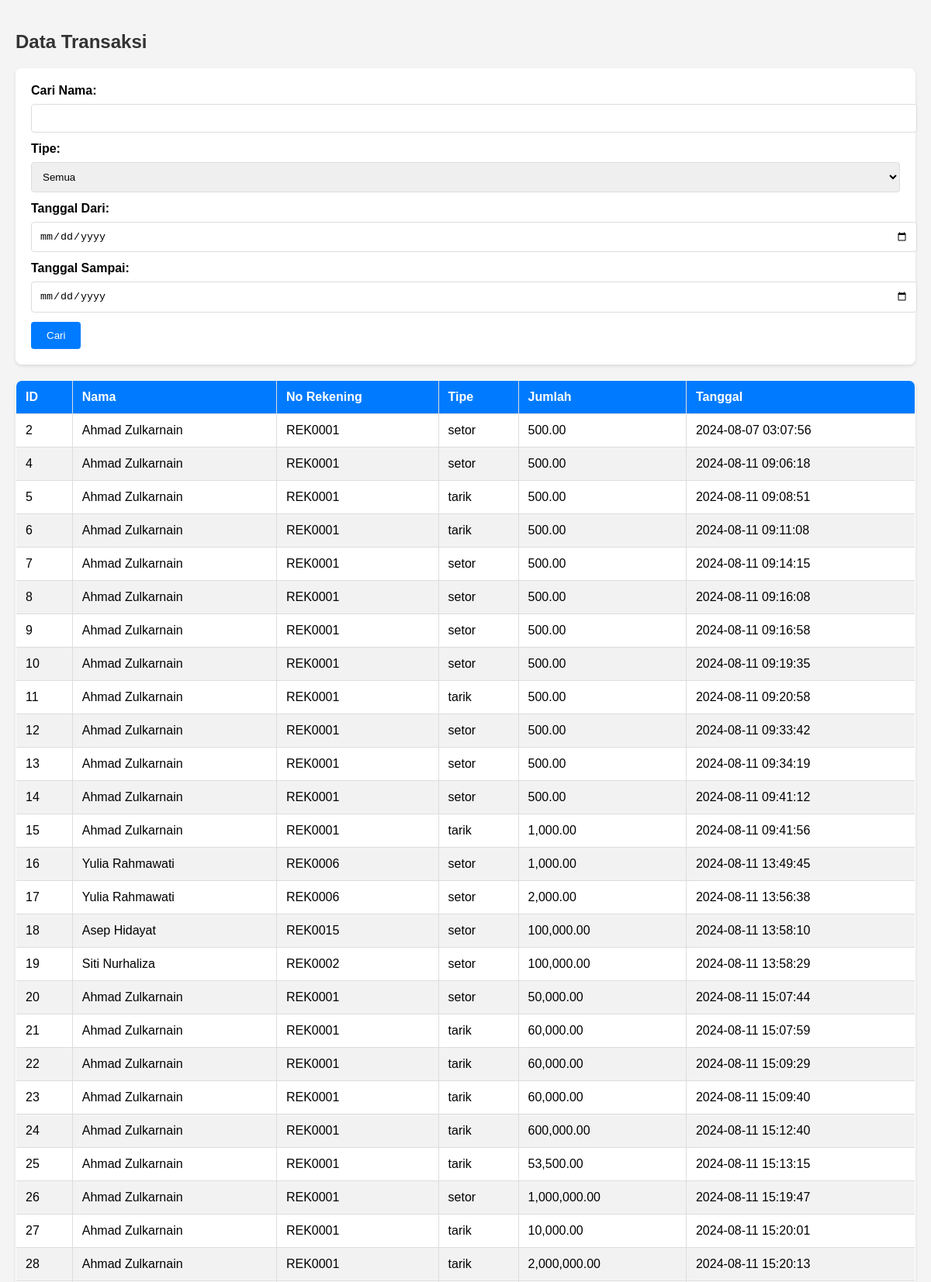
The app's page /Admin/Transaksi/index.php (upper part) with its own data.
### tables this page shows
CREATE TABLE `transaksi` (
  `id` int(11) NOT NULL,
  `nama` varchar(100) NOT NULL,
  `no_rekening` varchar(20) NOT NULL,
  `tipe` enum('setor','tarik') NOT NULL,
  `jumlah` decimal(10,2) NOT NULL,
  `tanggal` timestamp NOT NULL DEFAULT current_timestamp()
);

### Admin/Transaksi/index.php (the view, shortened to what this page needs)
<?php
$servername = "localhost";
$username = "root";
$password = "";
$dbname = "bank_mini";
$conn = new mysqli($servername, $username, $password, $dbname);
$search_name = isset($_GET['search_name']) ? $_GET['search_name'] : '';
$filter_date_from = isset($_GET['filter_date_from']) ? $_GET['filter_date_from'] : '';
$filter_date_to = isset($_GET['filter_date_to']) ? $_GET['filter_date_to'] : '';
$sql = "SELECT * FROM transaksi WHERE 1=1";
$result = $conn->query($sql);
?>
<!DOCTYPE html>
<html lang="id">
<head>
</head>
<body>
    <h2>Data Transaksi</h2>
    <form method="GET" action="">
        <label for="search_name">Cari Nama:</label>
        <input type="text" id="search_name" name="search_name" value="<?php echo htmlspecialchars($search_name); ?>">
        <label for="filter_type">Tipe:</label>
        <select id="filter_type" name="filter_type">
            <option value="">Semua</option>
        </select>
        <label for="filter_date_from">Tanggal Dari:</label>
        <input type="date" id="filter_date_from" name="filter_date_from" value="<?php echo htmlspecialchars($filter_date_from); ?>">
        <label for="filter_date_to">Tanggal Sampai:</label>
        <input type="date" id="filter_date_to" name="filter_date_to" value="<?php echo htmlspecialchars($filter_date_to); ?>">
        <button type="submit">Cari</button>
    </form>
    <table>
        <thead>
            <tr>
                <th>ID</th>
                <th>Nama</th>
                <th>No Rekening</th>
                <th>Tipe</th>
                <th>Jumlah</th>
                <th>Tanggal</th>
            </tr>
        </thead>
        <tbody>
            <?php
            if ($result->num_rows > 0) {
                while ($row = $result->fetch_assoc()) {
                    echo "<tr>";
                    echo "<td>" . $row["id"] . "</td>";
                    echo "<td>" . $row["nama"] . "</td>";
                    echo "<td>" . $row["no_rekening"] . "</td>";
                    echo "<td>" . $row["tipe"] . "</td>";
                    echo "<td>" . number_format($row["jumlah"], 2) . "</td>";
                    echo "<td>" . $row["tanggal"] . "</td>";
                    echo "</tr>";
                }
            } else {
                echo "<tr><td colspan='6'>Tidak ada data transaksi</td></tr>";
            }
            ?>
        </tbody>
    </table>
</body>
</html>

### Admin/Transaksi/index.php (style rules this page uses)
body { font-family: Arial, sans-serif; margin: 0; padding: 20px; background-color: #f4f4f4; }
h2 { color: #333; margin-bottom: 20px; }
form { background-color: #fff; padding: 20px; border-radius: 8px; box-shadow: 0 2px 4px rgba(0, 0, 0, 0.1); margin-bottom: 20px; }
label { display: block; margin-bottom: 8px; font-weight: bold; }
input[type="text"], input[type="date"], select { width: 100%; padding: 10px; margin-bottom: 12px; border: 1px solid #ddd; border-radius: 4px; }
button { background-color: #007bff; color: white; border: none; padding: 10px 20px; border-radius: 4px; cursor: pointer; }
table { width: 100%; border-collapse: collapse; margin-bottom: 20px; background-color: #fff; border-radius: 8px; overflow: hidden; box-shadow: 0 2px 4px rgba(0, 0, 0, 0.1); }
table, th, td { border: 1px solid #ddd; }
th, td { padding: 12px; text-align: left; }
th { background-color: #007bff; color: #fff; }
tr:nth-child(even) { background-color: #f2f2f2; }

### records on screen
transaksi: id "2", nama "Ahmad Zulkarnain", no_rekening "REK0001", tipe "setor", jumlah "500.00", tanggal "2024-08-07 03:07:56"
transaksi: id "4", nama "Ahmad Zulkarnain", no_rekening "REK0001", tipe "setor", jumlah "500.00", tanggal "2024-08-11 09:06:18"
transaksi: id "5", nama "Ahmad Zulkarnain", no_rekening "REK0001", tipe "tarik", jumlah "500.00", tanggal "2024-08-11 09:08:51"
transaksi: id "6", nama "Ahmad Zulkarnain", no_rekening "REK0001", tipe "tarik", jumlah "500.00", tanggal "2024-08-11 09:11:08"
transaksi: id "7", nama "Ahmad Zulkarnain", no_rekening "REK0001", tipe "setor", jumlah "500.00", tanggal "2024-08-11 09:14:15"
transaksi: id "8", nama "Ahmad Zulkarnain", no_rekening "REK0001", tipe "setor", jumlah "500.00", tanggal "2024-08-11 09:16:08"
transaksi: id "9", nama "Ahmad Zulkarnain", no_rekening "REK0001", tipe "setor", jumlah "500.00", tanggal "2024-08-11 09:16:58"
transaksi: id "10", nama "Ahmad Zulkarnain", no_rekening "REK0001", tipe "setor", jumlah "500.00", tanggal "2024-08-11 09:19:35"
transaksi: id "11", nama "Ahmad Zulkarnain", no_rekening "REK0001", tipe "tarik", jumlah "500.00", tanggal "2024-08-11 09:20:58"
transaksi: id "12", nama "Ahmad Zulkarnain", no_rekening "REK0001", tipe "setor", jumlah "500.00", tanggal "2024-08-11 09:33:42"
transaksi: id "13", nama "Ahmad Zulkarnain", no_rekening "REK0001", tipe "setor", jumlah "500.00", tanggal "2024-08-11 09:34:19"
transaksi: id "14", nama "Ahmad Zulkarnain", no_rekening "REK0001", tipe "setor", jumlah "500.00", tanggal "2024-08-11 09:41:12"
transaksi: id "15", nama "Ahmad Zulkarnain", no_rekening "REK0001", tipe "tarik", jumlah "1,000.00", tanggal "2024-08-11 09:41:56"
transaksi: id "16", nama "Yulia Rahmawati", no_rekening "REK0006", tipe "setor", jumlah "1,000.00", tanggal "2024-08-11 13:49:45"
transaksi: id "17", nama "Yulia Rahmawati", no_rekening "REK0006", tipe "setor", jumlah "2,000.00", tanggal "2024-08-11 13:56:38"
transaksi: id "18", nama "Asep Hidayat", no_rekening "REK0015", tipe "setor", jumlah "100,000.00", tanggal "2024-08-11 13:58:10"
transaksi: id "19", nama "Siti Nurhaliza", no_rekening "REK0002", tipe "setor", jumlah "100,000.00", tanggal "2024-08-11 13:58:29"
transaksi: id "20", nama "Ahmad Zulkarnain", no_rekening "REK0001", tipe "setor", jumlah "50,000.00", tanggal "2024-08-11 15:07:44"
transaksi: id "21", nama "Ahmad Zulkarnain", no_rekening "REK0001", tipe "tarik", jumlah "60,000.00", tanggal "2024-08-11 15:07:59"
transaksi: id "22", nama "Ahmad Zulkarnain", no_rekening "REK0001", tipe "tarik", jumlah "60,000.00", tanggal "2024-08-11 15:09:29"
transaksi: id "23", nama "Ahmad Zulkarnain", no_rekening "REK0001", tipe "tarik", jumlah "60,000.00", tanggal "2024-08-11 15:09:40"
transaksi: id "24", nama "Ahmad Zulkarnain", no_rekening "REK0001", tipe "tarik", jumlah "600,000.00", tanggal "2024-08-11 15:12:40"
transaksi: id "25", nama "Ahmad Zulkarnain", no_rekening "REK0001", tipe "tarik", jumlah "53,500.00", tanggal "2024-08-11 15:13:15"
transaksi: id "26", nama "Ahmad Zulkarnain", no_rekening "REK0001", tipe "setor", jumlah "1,000,000.00", tanggal "2024-08-11 15:19:47"
transaksi: id "27", nama "Ahmad Zulkarnain", no_rekening "REK0001", tipe "tarik", jumlah "10,000.00", tanggal "2024-08-11 15:20:01"
transaksi: id "28", nama "Ahmad Zulkarnain", no_rekening "REK0001", tipe "tarik", jumlah "2,000,000.00", tanggal "2024-08-11 15:20:13"
